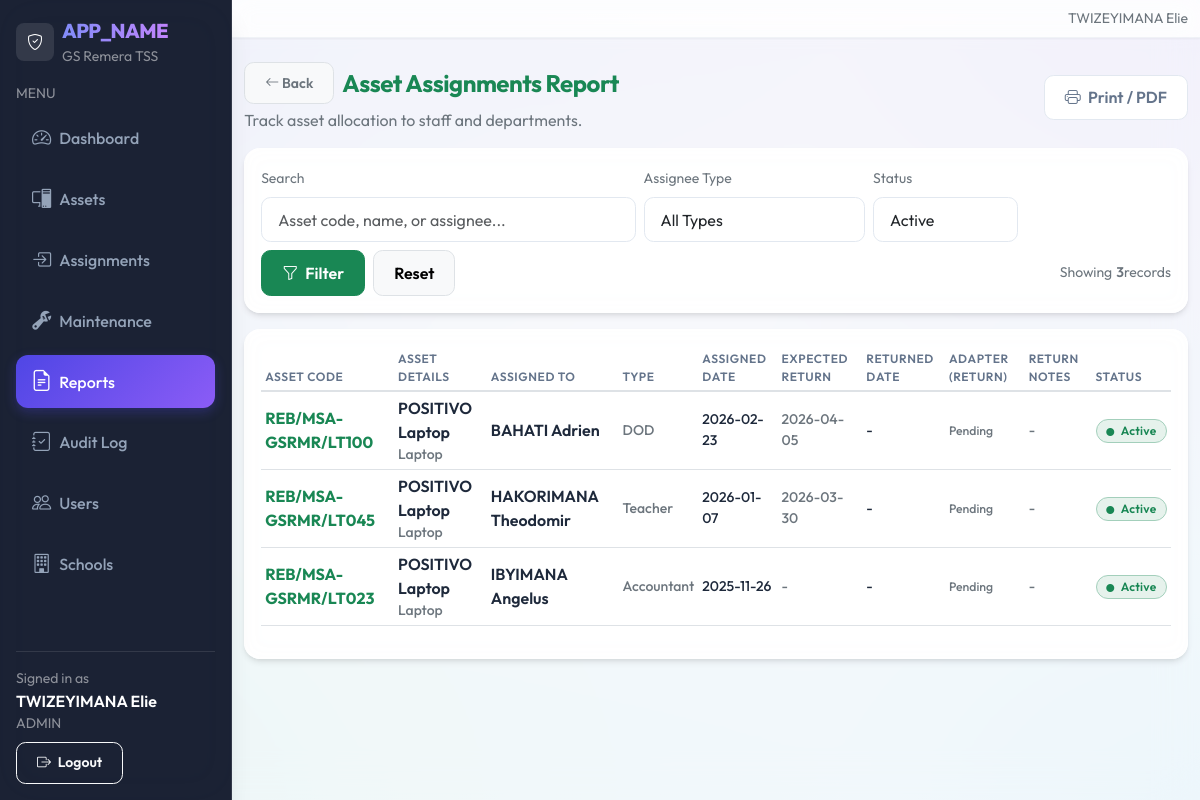
The page /reports/assignments.php (signed in) on the database its author committed.
### tables this page shows
CREATE TABLE `asset_assignments` (
  `id` int(10) UNSIGNED NOT NULL,
  `school_id` int(10) UNSIGNED NOT NULL,
  `asset_id` int(10) UNSIGNED NOT NULL,
  `assigned_to_type` enum('ICT Room','Teacher','Class/Department','Head Teacher','DOD','DOS','Accountant') NOT NULL,
  `assigned_to_name` varchar(120) NOT NULL,
  `assigned_date` date NOT NULL,
  `expected_return_date` date DEFAULT NULL,
  `returned_date` date DEFAULT NULL,
  `return_adapter_status` enum('Working','Damaged','Missing','N/A') DEFAULT NULL,
  `return_notes` text,
  `notes` text,
  `created_by` int(10) UNSIGNED NOT NULL,
  `created_at` datetime NOT NULL DEFAULT CURRENT_TIMESTAMP
);

CREATE TABLE `assets` (
  `id` int(10) UNSIGNED NOT NULL,
  `school_id` int(10) UNSIGNED NOT NULL,
  `asset_code` varchar(40) NOT NULL,
  `asset_name` varchar(120) NOT NULL,
  `category_id` int(10) UNSIGNED NOT NULL,
  `brand` varchar(80) DEFAULT NULL,
  `model` varchar(80) DEFAULT NULL,
  `serial_number` varchar(80) DEFAULT NULL,
  `purchase_date` date DEFAULT NULL,
  `asset_condition` enum('New','Good','Fair','Damaged') NOT NULL DEFAULT 'Good',
  `power_adapter` enum('Yes','No') NOT NULL DEFAULT 'No',
  `power_adapter_status` enum('Working','Damaged','Missing','N/A') NOT NULL DEFAULT 'N/A',
  `status` enum('Available','In Use','Maintenance','Lost') NOT NULL DEFAULT 'Available',
  `location_id` int(10) UNSIGNED NOT NULL,
  `image_path` varchar(255) DEFAULT NULL,
  `notes` text,
  `created_at` datetime NOT NULL DEFAULT CURRENT_TIMESTAMP,
  `updated_at` datetime DEFAULT NULL ON UPDATE CURRENT_TIMESTAMP
);

CREATE TABLE `asset_categories` (
  `id` int(10) UNSIGNED NOT NULL,
  `school_id` int(10) UNSIGNED NOT NULL,
  `name` varchar(80) NOT NULL
);

### includes/url.php (called while the page is built, shortened)
<?php
function base_url(): string
{
  $b = defined('BASE_URL') ? (string)BASE_URL : '';
  $b = rtrim($b, '/');
  return $b;
}
function url(string $path): string
{
  $full = base_url() . $path;
  return $full === '' ? '/' : $full;
}

### reports/assignments.php (the view, shortened to what this page needs)
<?php
require_once __DIR__ . '/../includes/layout.php';
require_once __DIR__ . '/../includes/url.php';
$pdo = db();
$status = trim($_GET['status'] ?? 'Active');
$q = trim($_GET['q'] ?? '');
$sid = (int)$_SESSION['user']['school_id'];
$where = ["ast.school_id = :sid"];
$params = [':sid' => $sid];
if ($status === 'Active') {
  $where[] = "ast.returned_date IS NULL";
} elseif ($status === 'Returned') {
  $where[] = "ast.returned_date IS NOT NULL";
}
$sql = "
  SELECT
    ast.id as assignment_id, ast.assigned_to_type, ast.assigned_to_name,
    ast.assigned_date, ast.expected_return_date, ast.returned_date,
    ast.return_adapter_status, ast.return_notes, ast.notes as assignment_notes,
    a.asset_code, a.asset_name,
    c.name AS category_name
  FROM asset_assignments ast
  JOIN assets a ON a.id = ast.asset_id
  JOIN asset_categories c ON c.id = a.category_id
";
if ($where) $sql .= " WHERE " . implode(" AND ", $where);
$sql .= " ORDER BY ast.assigned_date DESC, ast.assigned_to_name LIMIT 1000";
$stmt = $pdo->prepare($sql);
$stmt->execute($params);
$assignments = $stmt->fetchAll();
?>
<div class="d-flex align-items-center justify-content-between flex-wrap gap-2 mb-3">
  <div>
    <div class="d-flex align-items-center gap-2 mb-1">
      <a href="<?php echo htmlspecialchars(url('/reports/index.php')); ?>" class="btn btn-sm btn-light border text-secondary"><i class="bi bi-arrow-left"></i> Back</a>
      <h1 class="h4 mb-0 text-success fw-bold">Asset Assignments Report</h1>
    </div>
    <div class="text-secondary">Track asset allocation to staff and departments.</div>
  </div>
  <div class="d-flex gap-2">
    <?php
      $qs = $_GET;
      $printUrl = url('/reports/print_assignments.php') . (empty($qs) ? '' : ('?' . http_build_query($qs)));
    ?>
    <a class="btn btn-outline-secondary" target="_blank" href="<?php echo htmlspecialchars($printUrl); ?>">
      <i class="bi bi-printer me-1"></i> Print / PDF
    </a>
  </div>
</div>
<div class="card table-card mb-3">
  <div class="card-body">
    <form class="row g-2 align-items-end" method="get">
      <div class="col-12 col-md-5">
        <label class="form-label small text-secondary">Search</label>
        <input class="form-control" name="q" placeholder="Asset code, name, or assignee..." value="<?php echo htmlspecialchars($q); ?>">
      </div>
      <div class="col-12 col-md-3">
        <label class="form-label small text-secondary">Assignee Type</label>
        <select class="form-select" name="assignee_type">
          <option value="">All Types</option>
        </select>
      </div>
      <div class="col-12 col-md-2">
        <label class="form-label small text-secondary">Status</label>
        <select class="form-select" name="status">
          <option value="Active" <?php echo ($status === 'Active') ? 'selected' : ''; ?>>Active</option>
        </select>
      </div>
      <div class="col-12 d-flex gap-2">
        <button class="btn btn-success" type="submit">
          <i class="bi bi-funnel me-1"></i> Filter
        </button>
        <a class="btn btn-light border" href="<?php echo htmlspecialchars(url('/reports/assignments.php')); ?>">
          Reset
        </a>
        <div class="ms-auto small text-secondary d-flex align-items-center">
          Showing <span class="fw-semibold ms-1"><?php echo count($assignments); ?></span> records
        </div>
      </div>
    </form>
  </div>
</div>
<div class="card table-card">
  <div class="card-body">
    <div class="table-responsive">
      <table class="table table-sm align-middle table-hover">
        <thead>
          <tr class="text-secondary small">
            <th>Asset Code</th>
            <th>Asset Details</th>
            <th>Assigned To</th>
            <th>Type</th>
            <th>Assigned Date</th>
            <th>Expected Return</th>
            <th>Returned Date</th>
            <th>Adapter (Return)</th>
            <th>Return Notes</th>
            <th>Status</th>
          </tr>
        </thead>
        <tbody>
          <?php foreach ($assignments as $ast): ?>
            <tr>
              <td class="fw-bold text-success"><?php echo htmlspecialchars($ast['asset_code']); ?></td>
              <td>
                <div class="fw-semibold"><?php echo htmlspecialchars($ast['asset_name']); ?></div>
                <div class="small text-secondary"><?php echo htmlspecialchars($ast['category_name']); ?></div>
              </td>
              <td class="fw-semibold"><?php echo htmlspecialchars($ast['assigned_to_name']); ?></td>
              <td class="small text-secondary"><?php echo htmlspecialchars($ast['assigned_to_type']); ?></td>
              <td class="small"><?php echo htmlspecialchars($ast['assigned_date']); ?></td>
              <td class="small text-secondary"><?php echo htmlspecialchars($ast['expected_return_date'] ?: '-'); ?></td>
              <td class="small"><?php echo htmlspecialchars($ast['returned_date'] ?: '-'); ?></td>
              <td class="small">
                <?php if ($ast['returned_date']): ?>
                  <?php if ($ast['return_adapter_status'] === 'Working'): ?>
                    <span class="text-success"><i class="bi bi-check-circle-fill me-1"></i>Working</span>
                  <?php elseif ($ast['return_adapter_status'] === 'Damaged'): ?>
                    <span class="text-danger"><i class="bi bi-exclamation-triangle-fill me-1"></i>Damaged</span>
                  <?php elseif ($ast['return_adapter_status'] === 'Missing'): ?>
                    <span class="text-dark"><i class="bi bi-x-circle-fill me-1"></i>Missing</span>
                  <?php else: ?>
                    <span class="text-secondary">-</span>
                  <?php endif; ?>
                <?php else: ?>
                  <span class="text-secondary small italic">Pending</span>
                <?php endif; ?>
              </td>
              <td class="small text-secondary">
                <div class="text-truncate" style="max-width: 150px;" title="<?php echo htmlspecialchars($ast['return_notes'] ?: ''); ?>">
                  <?php echo htmlspecialchars($ast['return_notes'] ?: '-'); ?>
                </div>
              </td>
              <td>
                <?php if ($ast['returned_date']): ?>
                  <span class="badge bg-secondary bg-opacity-10 text-secondary border border-secondary-subtle">Returned</span>
                <?php else: ?>
                  <?php
                    $isOverdue = $ast['expected_return_date'] && strtotime($ast['expected_return_date']) < time();
                    $badgeClass = $isOverdue ? 'danger' : 'success';
                    $badgeText = $isOverdue ? 'Overdue' : 'Active';
                  ?>
                  <span class="badge bg-<?php echo $badgeClass; ?> bg-opacity-10 text-<?php echo $badgeClass; ?> border border-<?php echo $badgeClass; ?>-subtle">
                    <i class="bi bi-circle-fill me-1" style="font-size: 0.5rem; vertical-align: middle;"></i> <?php echo $badgeText; ?>
                  </span>
                <?php endif; ?>
              </td>
            </tr>
          <?php endforeach; ?>
        </tbody>
      </table>
    </div>
  </div>
</div>

### assets/css/app.css (style rules this page uses)
:root { --gs-primary: #4f46e5; --gs-primary-hover: #4338ca; --gs-secondary: #8b5cf6; --gs-sidebar-bg: #0f172a; --gs-sidebar-muted: #94a3b8; --gs-sidebar-active-bg: rgba(255, 255, 255, 0.1); --gs-sidebar-active-text: #ffffff; --gs-bg: #f8fafc; --gs-card-bg: #ffffff; --gs-text: #1e293b; --gs-text-muted: #64748b; --gs-border: #e2e8f0; --shadow-sm: 0 1px 2px 0 rgba(0, 0, 0, 0.05); --shadow-md: 0 4px 6px -1px rgba(0, 0, 0, 0.1), 0 2px 4px -1px rgba(0, 0, 0, 0.06); --shadow-lg: 0 10px 15px -3px rgba(0, 0, 0, 0.1), 0 4px 6px -2px rgba(0, 0, 0, 0.05); --shadow-xl: 0 20px 25px -5px rgba(0, 0, 0, 0.1), 0 10px 10px -5px rgba(0, 0, 0, 0.04); }
body { font-family: 'Outfit', sans-serif; background-color: var(--gs-bg); background-image: radial-gradient(at 0% 0%, rgba(79, 70, 229, 0.15) 0px, transparent 50%), radial-gradient(at 100% 0%, rgba(139, 92, 246, 0.15) 0px, transparent 50%), radial-gradient(at 100% 100%, rgba(56, 189, 248, 0.15) 0px, transparent 50%), radial-gradient(at 0% 100%, rgba(20, 184, 166, 0.15) 0px, transparent 50%); background-attachment: fixed; color: var(--gs-text); -webkit-font-smoothing: antialiased; }
.card { background: rgba(255, 255, 255, 0.9); backdrop-filter: blur(10px); border: 1px solid rgba(255, 255, 255, 0.8); border-radius: 1rem; box-shadow: var(--shadow-md); transition: transform 0.3s cubic-bezier(0.4, 0, 0.2, 1), box-shadow 0.3s cubic-bezier(0.4, 0, 0.2, 1); overflow: hidden; }
.table-card { border: 1px solid rgba(255, 255, 255, 0.6); }
.btn { font-weight: 600; border-radius: 0.6rem; padding: 0.6rem 1.25rem; transition: all 0.3s cubic-bezier(0.4, 0, 0.2, 1); }
.btn-outline-secondary { color: var(--gs-text-muted); border-color: var(--gs-border); background: white; }
h1, h2, h3, h4, h5, h6, .h1, .h2, .h3, .h4, .h5, .h6 { font-weight: 700; letter-spacing: -0.02em; color: #0f172a; }
.badge { font-weight: 600; padding: 0.4em 0.8em; border-radius: 2rem; letter-spacing: 0.02em; }
.form-control, .form-select { border-radius: 0.6rem; border: 1px solid var(--gs-border); padding: 0.6rem 1rem; transition: all 0.2s ease; background: rgba(255, 255, 255, 0.9); }
.table { vertical-align: middle; }
.table th { font-weight: 600; text-transform: uppercase; font-size: 0.75rem; letter-spacing: 0.05em; color: var(--gs-text-muted); border-bottom-width: 2px; background-color: transparent !important; }
.table td { color: var(--gs-text); font-weight: 500; background-color: transparent !important; }

### rows shown on the page
asset_assignments: asset.asset_code "REB/MSA-GSRMR/LT100", asset.asset_name "POSITIVO Laptop", asset_categories.name "Laptop", assigned_to_name "BAHATI Adrien", assigned_to_type "DOD", assigned_date "2026-02-23", expected_return_date "2026-04-05", returned_date "-", shows "Pending", return_notes "-"
asset_assignments: asset.asset_code "REB/MSA-GSRMR/LT045", asset.asset_name "POSITIVO Laptop", asset_categories.name "Laptop", assigned_to_name "HAKORIMANA Theodomir", assigned_to_type "Teacher", assigned_date "2026-01-07", expected_return_date "2026-03-30", returned_date "-", shows "Pending", return_notes "-"
asset_assignments: asset.asset_code "REB/MSA-GSRMR/LT023", asset.asset_name "POSITIVO Laptop", asset_categories.name "Laptop", assigned_to_name "IBYIMANA Angelus", assigned_to_type "Accountant", assigned_date "2025-11-26", expected_return_date "-", returned_date "-", shows "Pending", return_notes "-"

### other values the page prints
$appTitle "APP_NAME"
$user['school_name'] "GS Remera TSS"
$item['label'] "Dashboard"
$item['label'] "Assets"
$item['label'] "Assignments"
$item['label'] "Maintenance"
$item['label'] "Reports"
$item['label'] "Audit Log"
$item['label'] "Users"
$item['label'] "Schools"
$fullName ?: 'User' "TWIZEYIMANA Elie"
$role ?: '-' "ADMIN"
$fullName ?: '' "TWIZEYIMANA Elie"
count($assignments) "3"
